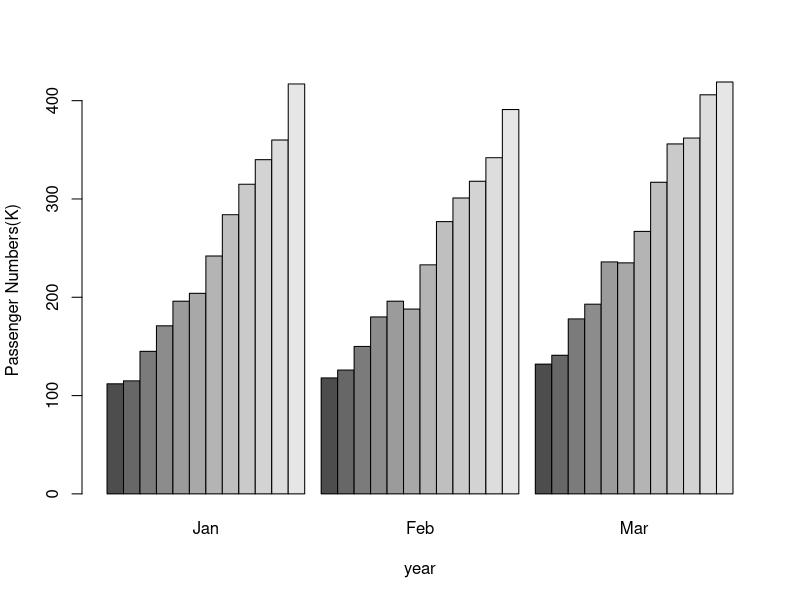
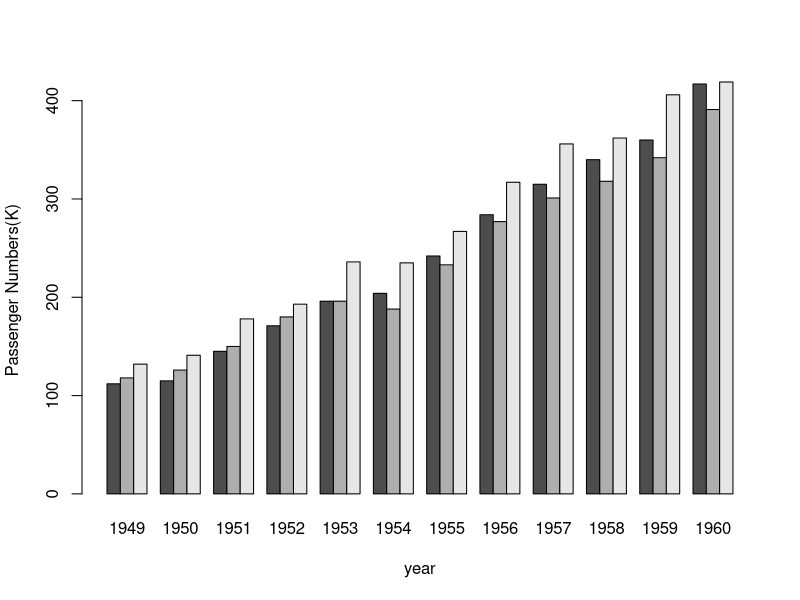
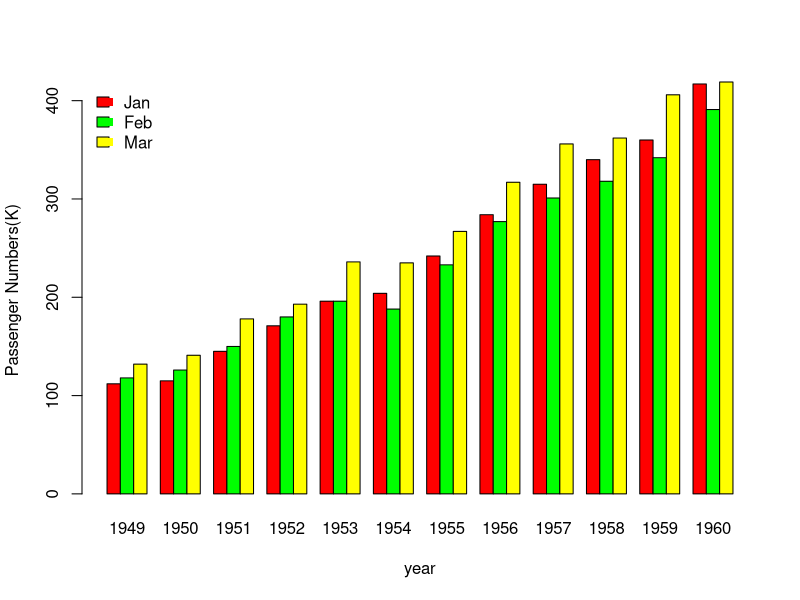

Recreate these plots in R, in order.
m<-matrix(AirPassengers,nrow=12,ncol=12,byrow=T)
colnames(m)<-c("Jan","Feb","Mar","Apr","May","Jun","Jul","Aug","Sep","Oct","Nov","Dec")
rownames(m)<-c("1949","1950","1951","1952","1953","1954","1955","1956","1957","1958","1959","1960")

barplot(height=m[,1:3],names.arg = rownames(m[1:3]),xlab="year",ylab="Passenger Numbers(K)",beside=T)
barplot(height=t(m[,1:3]),names.arg = rownames(m[1:3]),xlab="year",ylab="Passenger Numbers(K)",beside=T)
barplot(height=t(m[,1:3]),names.arg = rownames(m[1:3]),xlab="year",ylab="Passenger Numbers(K)",beside=T,col=c("red","green","yellow"))
legend("topleft",c("Jan","Feb","Mar"),col=c("red","green","yellow"),bty="n",pch=15,fill=c("red","green","yellow"))
